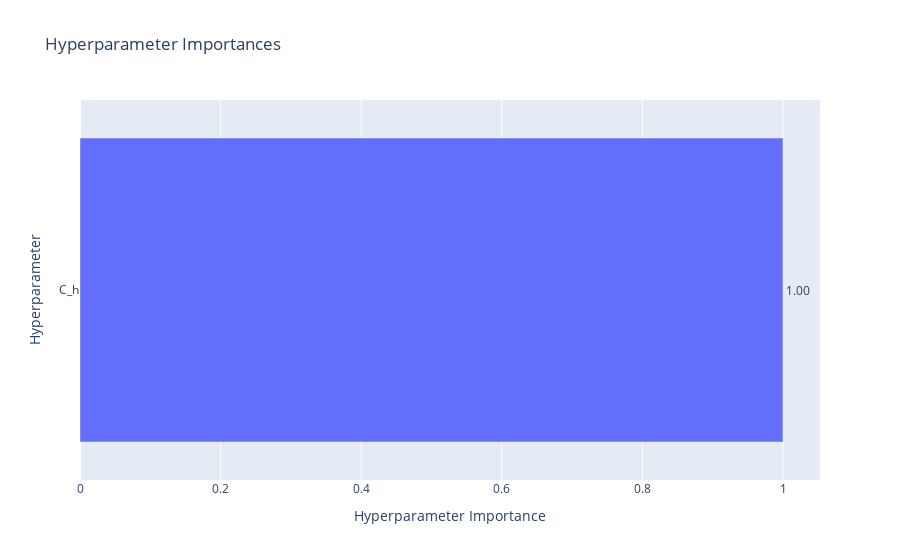

Source (notebook cell):
### Code cell
vis.plot_param_importances(study)

### Figure 1 — Plotly figure (JSON) as saved in the notebook; plotly's stock layout.template omitted (floating-point values rounded to 4 significant figures)
{"data": [{"cliponaxis": false, "hovertemplate": ["C_h (FloatDistribution): 1.0<extra></extra>"], "name": "Objective Value", "orientation": "h", "text": ["1.00"], "textposition": "outside", "type": "bar", "x": [1], "y": ["C_h"]}], "layout": {"title": {"text": "Hyperparameter Importances"}, "xaxis": {"title": {"text": "Hyperparameter Importance"}}, "yaxis": {"title": {"text": "Hyperparameter"}}}}
